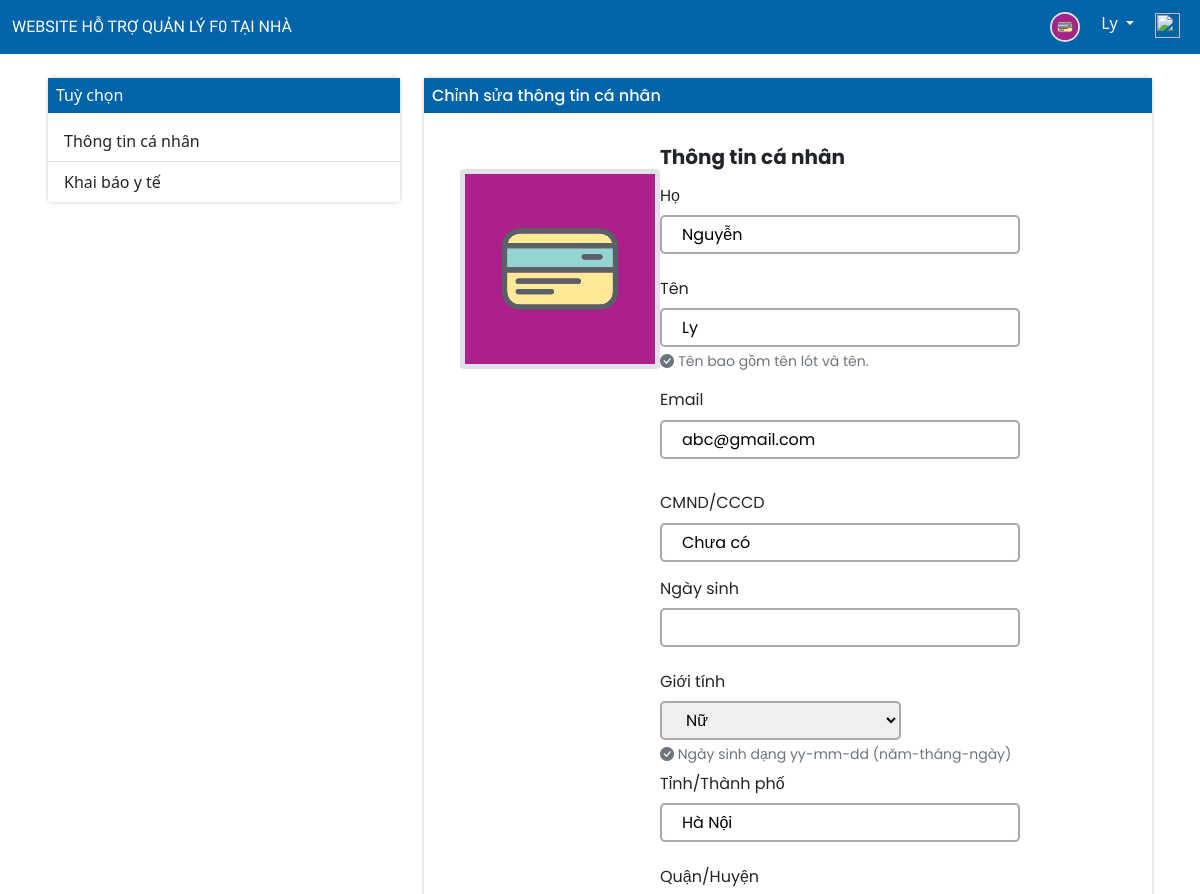
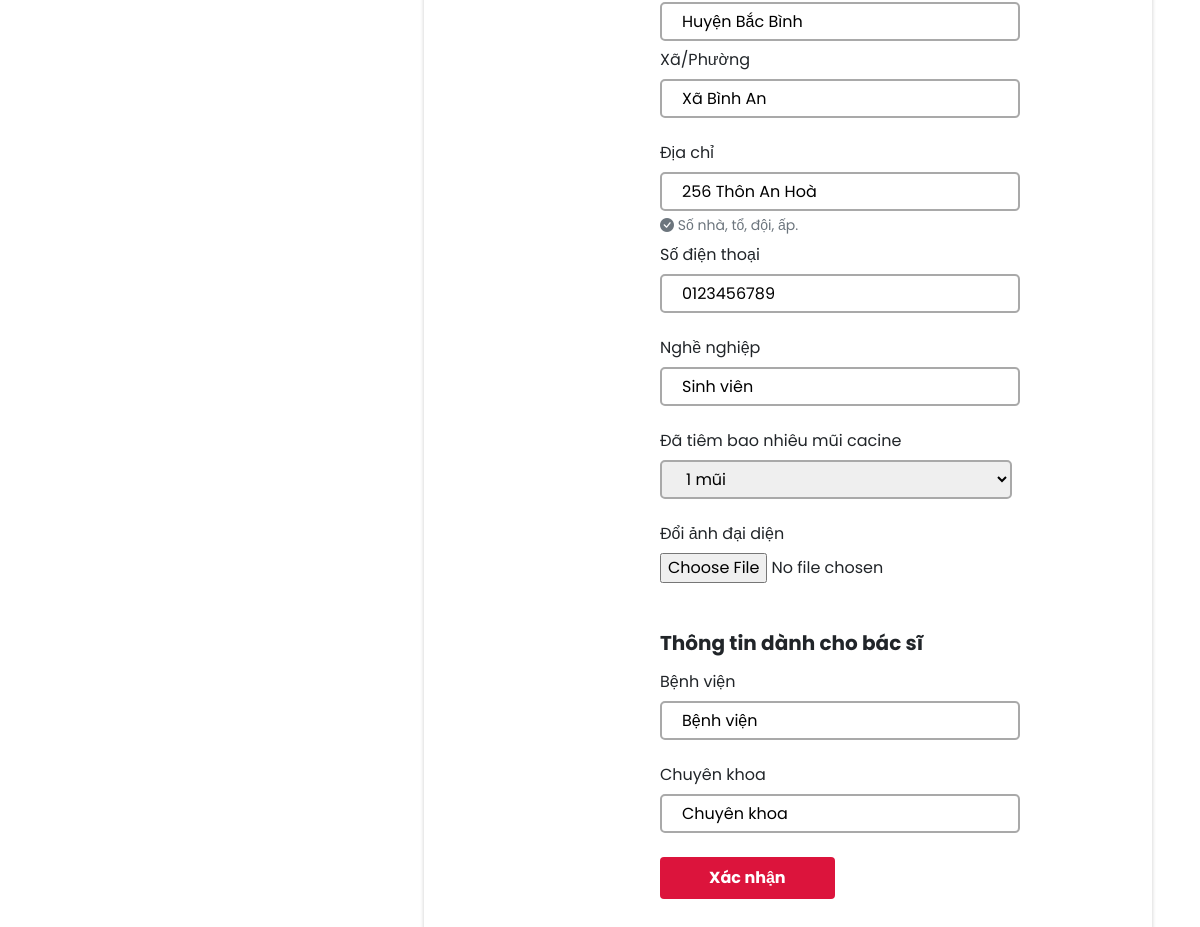
The page /profile/update (signed in) on the database its author committed (2 pictures, top to bottom).
### accounts/models.py (models this page shows, shortened)
class Account(models.Model):
  user = models.OneToOneField(User, related_name='profile', on_delete=models.CASCADE)
  CMND = models.CharField(verbose_name=u"CMND/CCCD", default="Chưa có", max_length=50, null=True, blank=True)
  birthday = models.DateField(verbose_name=u"Ngày sinh", null=True, blank=True)
  gender = models.CharField(
    max_length=6,
    default='Nữ',
    verbose_name=u"Giới tính",
    choices=[('Nam', 'Nam'),('Nữ', 'Nữ')]
  )
  city = models.CharField(verbose_name=u"Tỉnh, thành phố", default="Hà Nội", max_length=50, null=True, blank=True)
  district = models.CharField(verbose_name=u"Quận, huyện", default="Huyện Bắc Bình", max_length=50, null=True, blank=True)
  commune = models.CharField(verbose_name=u"Xã, phường", default="Xã Bình An", max_length=50, null=True, blank=True)
  address = models.CharField(verbose_name=u"Địa chỉ", default="256 Thôn An Hoà", max_length=200, null=True, blank=True)
  phone = models.CharField(verbose_name=u"Số điện thoại", default="0123456789", max_length=50, null=True, blank=True)
  career = models.CharField(verbose_name=u"Nghề nghiệp", default="Sinh viên", max_length=50, null=True, blank=True)
  profile_pic = models.ImageField(default="card.svg")
  vaccination_status = models.CharField(
    max_length=10,
    default='2 mũi',
    choices=[('1', '1 mũi'),('2', '2 mũi'),('0', 'Chưa tiêm')]
  )
  type_account = models.CharField(
    max_length=10,
    default='Khác',
    choices=[('Bác sĩ', 'Bác sĩ'),('Bệnh nhân', 'Bệnh nhân'),('Khác', 'Khác')]
  )
  def isDoctor(self):
    if self.type_account=="Bác sĩ":
      return True
    else:
      return False

class Doctor(models.Model):
    doctorUser = models.OneToOneField(Account, related_name='doctor', on_delete=models.CASCADE)
    ChuyenKhoa = models.CharField(max_length=50, default='Chuyên khoa')
    BenhVien = models.CharField(max_length=50, default='Bệnh viện', blank=True)

### users/views.py (the view)
# urls.py: path('profile/update', profile_update, name="profile-update"),
@login_required(login_url="login")
def profile_update(request):
  doctor_id = Doctor.objects.filter(doctorUser=request.user.profile).values('pk').get()
  doctor = Doctor.objects.get(id=doctor_id['pk'])
  if request.method=='POST':
    user_form = UserUpdateForm(request.POST, instance=request.user)
    profile_form = ProfileUpdateForm(
      request.POST, request.FILES, instance=request.user.profile)
    doctor_form = DoctorUpdateForm(request.POST, instance=doctor)
    if user_form.is_valid() and profile_form.is_valid():
      user_form.save()
      profile_form.save()
      if request.user.profile.type_account == "Bác sĩ":
        doctor_form.save()
      messages.success(request, 'Đã thay đổi thông tin thành công!')
      return redirect("profile-update")
  else:
    user_form = UserUpdateForm(instance=request.user)
    profile_form = ProfileUpdateForm(instance=request.user.profile)
    if request.user.profile.type_account == "Bác sĩ":
        doctor_form = DoctorUpdateForm(instance=doctor)
  context = {
    'user_form': user_form,
    'profile_form': profile_form,
    'doctor_form': doctor_form
  }
  return render(request,'users/profile_update.html', context)

### users/forms.py
class UserUpdateForm(forms.ModelForm):
    class Meta:
      model = User
      fields = [
        'first_name',
        'last_name',
        'email',
      ]

class ProfileUpdateForm(forms.ModelForm):
  class Meta:
    model = Account
    fields = [
      'CMND',
      'birthday',
      'gender',
      'city',
      'district',
      'commune',
      'address',
      'phone',
      'career',
      'profile_pic',
      'vaccination_status',
    ]

### users/templates/users/profile_update.html (shortened to what this page needs)
{% extends 'users/option.html' %}
{% block content %}
{% load static %}
<div class="shadow-box rounded" style="font-family: 'Poppins', sans-serif;">
  <div class="bg-navbar"> <h6 class="white-color p-2">Chỉnh sửa thông tin cá nhân</h6></div>
    <div class="row">
      <div class="col-3 mt-5 px-5 text-center">
        <img src="{{request.user.profile.profile_pic.url}}"
              height="auto"
              class="rounded border border-5"
              width="200"
             alt="">
      </div>
      <div class="col-9">
        <form method="POST" enctype="multipart/form-data">
          <fieldset class="form-group p-4 px-5">
            <h5><strong>Thông tin cá nhân </strong></h5>
            <div style="font-size: 16px;">
              <div class="row g-3 align-items-center">
                <div class="col-auto gap-3">
                  <label for="first_name" class="col-form-label">Họ</label>
                  <div>{{user_form.first_name}}</div>
                </div>
                <div class="col-auto">
                  <label for="last_name" class="col-form-label">Tên</label>
                  <div>{{user_form.last_name}}</div>
                </div>
                <span id="nameHelp" class="form-text">
                  <i class="bi bi-check-circle-fill"> </i>Tên bao gồm tên lót và tên.
                </span>
              </div>
              <div class="row g-3 align-items-center">
                <div class="col-auto gap-3">
                  <label for="email" class="form-label mt-3">Email</label>
                  <div>{{user_form.email}}</div>
                </div>
                <div class="col-auto">
                  <label for="CMND" class="form-label mt-3">CMND/CCCD</label>
                  <div>{{profile_form.CMND}}</div>
                </div>
              </div>
              <div class="row g-3 align-items-center">
                <div class="col-auto">
                  <label for="birthday" class="col-form-label">Ngày sinh</label>
                  <div>{{profile_form.birthday}}</div>
                </div>
                <div class="col-auto gap-3">
                  <label for="gender" class="col-form-label">Giới tính</label>
                  <div>{{profile_form.gender}}</div>
                </div>
                <span id="usernameHelp" class="form-text">
                  <i class="bi bi-check-circle-fill"></i> Ngày sinh dạng yy-mm-dd (năm-tháng-ngày)
                </span>
              </div>
              <div class="row g-3 align-items-center">
                <div class="col-auto">
                  <label for="city" class="col-form-label">Tỉnh/Thành phố</label>
                  <div>{{profile_form.city}}</div>
                </div>
                <div class="col-auto gap-3">
                  <label for="district" class="col-form-label">Quận/Huyện</label>
                  <div>{{profile_form.district}}</div>
                </div>
              </div>
              <div class="row g-3 align-items-center">
                <div class="col-auto gap-3">
                  <label for="commune" class="col-form-label">Xã/Phường</label>
                  <div>{{profile_form.commune}}</div>
                </div>
                <div class="col-auto">
                  <label for="address" class="col-form-label">Địa chỉ</label>
                  <div>{{profile_form.address}}</div>
                </div>
                <span id="usernameHelp" class="form-text">
                  <i class="bi bi-check-circle-fill"></i> Số nhà, tổ, đội, ấp.
                </span>
              </div>
              <div class="row g-3 align-items-center">
                <div class="col-auto gap-3">
                  <label for="phone" class="col-form-label">Số điện thoại</label>
                  <div>{{profile_form.phone}}</div>
                </div>
                <div class="col-auto">
                  <label for="career" class="col-form-label">Nghề nghiệp</label>
                  <div>{{profile_form.career}}</div>
                </div>
              </div>
              <div class="mt-3">
                <label for="vaccination_status" class="col-form-label">Đã tiêm bao nhiêu mũi cacine</label>
                <div>{{profile_form.vaccination_status}}</div>
              </div>
              <div class="mt-3">
                <label for="profile_pic" class="col-form-label">Đổi ảnh đại diện</label>
                <input type="file" name="profile_pic" accept="image/*" id="id_profile_pic">
              </div>
              {% if request.user.profile.isDoctor %}
              <h5 class="mt-5"><strong>Thông tin dành cho bác sĩ</strong></h5>
              <div class="row g-3 align-items-center">
                <div class="col-auto gap-3">
                  <label for="BenhVien" class="col-form-label">Bệnh viện</label>
                  <div>{{doctor_form.BenhVien}}</div>
                </div>
                <div class="col-auto">
                  <label for="ChuyenKhoa" class="col-form-label">Chuyên khoa</label>
                  <div>{{doctor_form.ChuyenKhoa}}</div>
                </div>
              </div>
              {% endif %}
            </div>
            <div class="form-group py-4">
              <button type="submit"
                      class="btn px-5 py-2"
                      style="background-color: crimson;color: white;">
              <b>Xác nhận</b></button>
            </div>
          </fieldset>
        </form>
      </div>
    </div>
  </div>
</div>
{% endblock content %}

### users/templates/users/option.html (shortened to what this page needs)
{% load static %}
<!DOCTYPE html>
<html lang="en">
<head>
  <link href="https://cdn.jsdelivr.net/npm/bootstrap@5.1.3/dist/css/bootstrap.min.css"
        rel="stylesheet"
>
  <link
      rel="stylesheet"
      href="https://cdn.jsdelivr.net/npm/bootstrap-icons@1.3.0/font/bootstrap-icons.css"
  />
</head>
<body>
  <nav class="navbar navbar-expand-lg bg-navbar navbar-dark py-1">
    <div class="container-fluid">
      <a href="{% url 'home'%}" class="navbar-brand">WEBSITE HỖ TRỢ QUẢN LÝ F0 TẠI NHÀ</a>
      <div class="collapse navbar-collapse" id="navmenu">
        {% if request.user.is_authenticated %}
        <ul class="navbar-nav ms-auto">
          <li class="nav-item">
            <a href="{% url 'profile-update' %}" class="nav-link">
              <img src="{{request.user.profile.profile_pic.url}}"
                    height="30"
                    width="30"
                    class="border border-2 rounded-circle"
                    alt="">
            </a>
          </li>
          <li>
            <div class="dropdown">
              <button class="btn dropdown-toggle"
                      type="button"
                      style="color: white;"
                      id="dropdownMenuButton1"
                      data-bs-toggle="dropdown"
                      aria-expanded="false">
                {{user.last_name}}
              </button>
            </div>
          </li>
          <li class="nav-item">
            <a href="{% url 'logout' %}" class="nav-link">
              <img src="{% static 'images/logout.svg' %}"
                    height="25"
                    width="25"
                    alt="">
            </a>
          </li>
        </ul>
        {% endif %}
      </div>
    </div>
  </nav>
  <section class="py-3">
    <div class="px-5 p-2">
      <div class="row">
        <div class="col-4">
          <div class="shadow-box rounded">
            <div class="bg-navbar"> <h6 class="white-color p-2">Tuỳ chọn</h6></div>
            <div class="list-group list-group-flush">
              <a href="{% url 'profile-update' %}" class="list-group-item list-group-item-action">Thông tin cá nhân</a>
              <a href="{% url 'healthdeclare-update' %}" class="list-group-item list-group-item-action">Khai báo y tế</a>
            </div>
          </div>
        </div>
        <div class="col-8">
          {% block content %}
          {% endblock content %}
        </div>
      </div>
  </section>
</body>
</html>

### users/templates/users/option.html (style rules this page uses)
.bg-navbar { background-color: #0064ab; }
.white-color { color: white; }
.navbar-brand { font-size: 16px; font-family: 'Signika Negative', sans-serif; }
.shadow-box { -moz-box-shadow: 0 0 4px #ccc; -webkit-box-shadow: 0 0 4px #ccc; box-shadow: 0 0 4px #ccc; }
#id_CacNuocDiQua, #id_company, #id_part, #id_first_name, #id_last_name, #id_email, #id_CMND, #id_birthday, #id_gender, #id_city, #id_district, #id_commune, #id_address, #id_phone, #id_career, #id_vaccination_status, #id_BenhVien, #id_ChuyenKhoa { line-height: 35px; border: 2px solid darkgray; padding: 0 20px; border-radius: 5px; font-size: 16px; }
select { border: 2px solid darkgray; padding: 5px; border-radius: 5px; font-size: 14px; cursor: pointer; width: 100%; min-width: 24ch; max-width: 35ch; height: 39px; }

### rows shown on the page
Account: CMND "Chưa có", gender "Nữ", city "Hà Nội", district "Huyện Bắc Bình", commune "Xã Bình An", address "256 Thôn An Hoà", phone "0123456789", career "Sinh viên", vaccination_status "1 mũi"
Doctor: BenhVien "Bệnh viện", ChuyenKhoa "Chuyên khoa"

### other values the page prints
{{ user.last_name }} "Ly"
